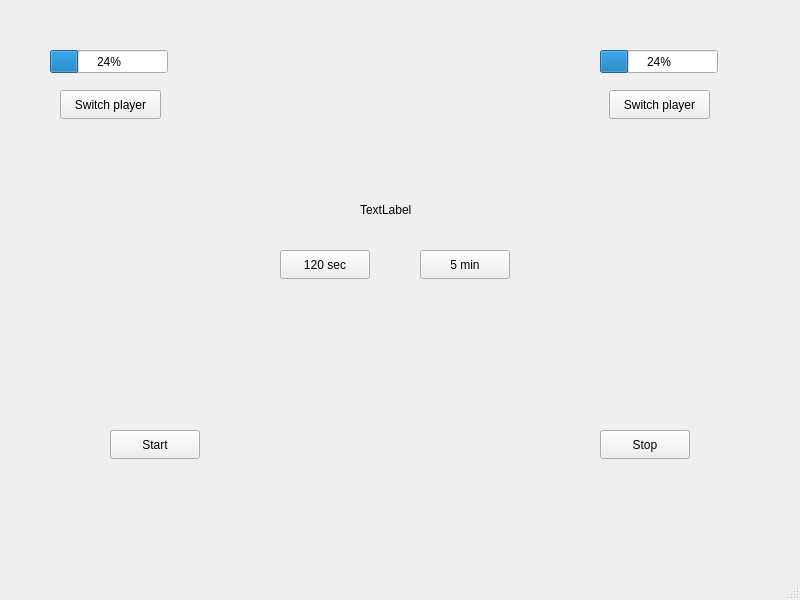
<?xml version="1.0" encoding="UTF-8"?>
<ui version="4.0">
 <class>MainWindow</class>
 <widget class="QMainWindow" name="MainWindow">
  <property name="geometry">
   <rect>
    <x>0</x>
    <y>0</y>
    <width>800</width>
    <height>600</height>
   </rect>
  </property>
  <property name="windowTitle">
   <string>MainWindow</string>
  </property>
  <widget class="QWidget" name="centralwidget">
   <widget class="QProgressBar" name="progressBarPlayer1">
    <property name="geometry">
     <rect>
      <x>50</x>
      <y>50</y>
      <width>118</width>
      <height>23</height>
     </rect>
    </property>
    <property name="value">
     <number>24</number>
    </property>
   </widget>
   <widget class="QProgressBar" name="progressBarPlayer2">
    <property name="geometry">
     <rect>
      <x>600</x>
      <y>50</y>
      <width>118</width>
      <height>23</height>
     </rect>
    </property>
    <property name="value">
     <number>24</number>
    </property>
   </widget>
   <widget class="QPushButton" name="player1Switch">
    <property name="geometry">
     <rect>
      <x>60</x>
      <y>90</y>
      <width>101</width>
      <height>29</height>
     </rect>
    </property>
    <property name="text">
     <string>Switch player</string>
    </property>
   </widget>
   <widget class="QPushButton" name="player2Switch">
    <property name="geometry">
     <rect>
      <x>609</x>
      <y>90</y>
      <width>101</width>
      <height>29</height>
     </rect>
    </property>
    <property name="text">
     <string>Switch player</string>
    </property>
   </widget>
   <widget class="QPushButton" name="time120Button">
    <property name="geometry">
     <rect>
      <x>280</x>
      <y>250</y>
      <width>90</width>
      <height>29</height>
     </rect>
    </property>
    <property name="text">
     <string>120 sec</string>
    </property>
   </widget>
   <widget class="QPushButton" name="time5minButton">
    <property name="geometry">
     <rect>
      <x>420</x>
      <y>250</y>
      <width>90</width>
      <height>29</height>
     </rect>
    </property>
    <property name="text">
     <string>5 min</string>
    </property>
   </widget>
   <widget class="QPushButton" name="startGameButton">
    <property name="geometry">
     <rect>
      <x>110</x>
      <y>430</y>
      <width>90</width>
      <height>29</height>
     </rect>
    </property>
    <property name="text">
     <string>Start</string>
    </property>
   </widget>
   <widget class="QPushButton" name="stopGameButton">
    <property name="geometry">
     <rect>
      <x>600</x>
      <y>430</y>
      <width>90</width>
      <height>29</height>
     </rect>
    </property>
    <property name="text">
     <string>Stop</string>
    </property>
   </widget>
   <widget class="QLabel" name="labelGameInfo">
    <property name="geometry">
     <rect>
      <x>360</x>
      <y>200</y>
      <width>63</width>
      <height>20</height>
     </rect>
    </property>
    <property name="text">
     <string>TextLabel</string>
    </property>
   </widget>
  </widget>
  <widget class="QMenuBar" name="menubar">
   <property name="geometry">
    <rect>
     <x>0</x>
     <y>0</y>
     <width>800</width>
     <height>25</height>
    </rect>
   </property>
  </widget>
  <widget class="QStatusBar" name="statusbar"/>
 </widget>
 <resources/>
 <connections/>
</ui>
